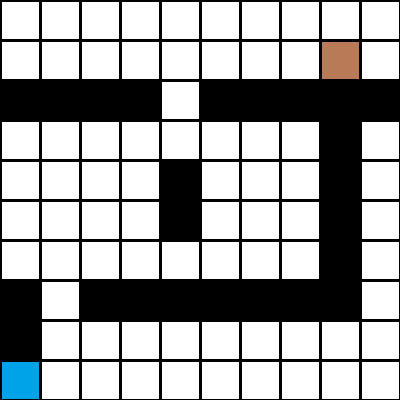
#> input picture path finding/images/image2.png, 400 x 400 px
$ python astarpathfinding4wayappraoch.py   (Python 2 division)
#> lines starting #> are read from the running program, lines starting #| are printed output that depends on the picture; after the words box and inside, x2 and y2 are one past the last pixel; in counts of white or black regions, pixels touching at a corner belong together
import cv2
import numpy as np
from heapq import *
x=87
y=232
def h(a,b):
   return (b[0]-a[0])+(b[1]-a[1])


img=cv2.imread('images/image2.png')  #read the image
#> img is the input picture: shape (400, 400, 3); mean B, G, R 164.2, 163.9, 163
b=[]
a=[]
for i1 in xrange (20,400,40):     ##coverting the image into a matrix

  i=(((i1-20)/40))
  a.append([])

  for j1 in xrange (20,400,40):
      j=(((j1-20)/40))

      if (img[i1,j1,0]==255):
         a[i].append(0)

      if (img[i1,j1,0]==x ):
         a[i].append(0)

         strow=i
         stcol=j
      if (img[i1,j1,0]==y):
         a[i].append(0)

         gorow=i
         gocol=j
      if (img[i1,j1,0]==0):
         a[i].append(100)

for i in range (10):
    print a[i]
start=(strow,stcol)
cs1=cs=start
goal=(gorow,gocol)
gs=goal
close=set()
parent={}
gval={(start):0}
fval={(start):gval[start]+h(start,goal)}
s=[]
axis={(0,1),(0,-1),(1,0),(-1,0)}
heappush(s,(fval[start],start))
fu=0
close.add(cs)

def smooth(path,wd=0.5,ws=0.1,t=0.000001):
    newpath = [[0 for row in range (len(path[0]))] for col in range(len(path))]
    #print newpath
    for i in range(len(path)):
       # print '*'
        for j in range (len(path[0])):
            #print [i],[j]
            #print path [i][j]
            newpath[i][j] = path [i][j]
    #print newpath
    change =t
    while change >= t:
        change=0.0
        for i in range (1,len(path)-1):
            for j in range (len(path[0])):
                aux=newpath[i][j]
                newpath[i][j]+= wd*(path[i][j]-newpath[i][j])
                newpath[i][j]+=ws*(newpath[i-1][j] + newpath[i+1][j]-(2.0*newpath[i][j]))
                change+=abs(aux - newpath[i][j])
    return newpath

while cs !=gs and cs1 !=gs:
 cs=heappop(s)[1]
 for i,j in axis:
    current=cs[0]+i,cs[1]+j
    if 0<= current[0] <10 and 0<= current[1] <10: #boundary condition

       if a[current[0]][current[1]] ==100:
           continue
    else:
       continue
    if i==0 or j ==0:
      g=(gval[cs]+10)
    elif i !=0 and j != 0:
      g=(gval[cs]+14)

    f=g+h(current,goal)

    if current in close :
          continue
    parent[current]=cs
    close.add(current)

    if current ==gs:
      path=[]
      while current in parent:
         path.append(current)
         fuck=current
         current=parent[current]
         cv2.line(img,(((fuck[1]+1)*40)-20,((fuck[0]+1)*40)-20),(((current[1]+1)*40)-20,((current[0]+1)*40)-20),(255,255,0),3)
      path.append(start)
      print path
      print smooth(path)
      cs1=gs

    gval[current]=g
    fval[current]=f
    heappush(s,(fval[current],current))
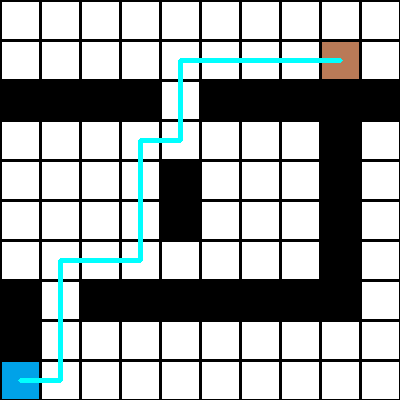
#> img: shape (400, 400, 3); 2% of pixels changed, all inside (x1, y1, x2, y2) = (18, 58, 343, 383)
#> after the loop, close = 58 items; cs1 = (9, 0); fuck = (1, 7); fval = 57 items; gval = 57 items; parent = 57 items; path = [(9, 0), (9, 1), (8, 1), (7, 1), (6, 1), (6, 2), (6, 3), (5, 3), (4, 3), (3, 3), (3, 4), (2, 4), (1, 4), (1, 5), (1, 6), (1, 7), (1, 8)]

cv2.imshow('nav',img)
cv2.waitKey(0)
cv2.destroyAllWindows()

$ run again, with path finding/images/test_image3.png copied over path finding/images/image2.png
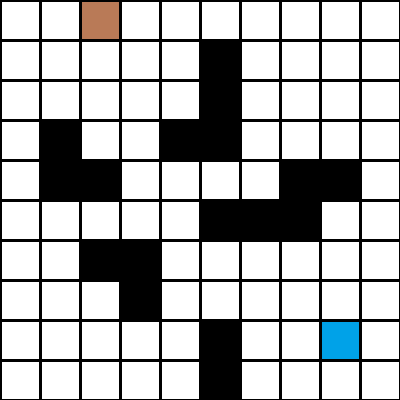
#> input picture path finding/images/test_image3.png, 400 x 400 px
#> img is the input picture: shape (400, 400, 3); mean B, G, R 179.5, 179.2, 178.3
#> after the loop `while cs !=gs and cs1 !=gs:`:
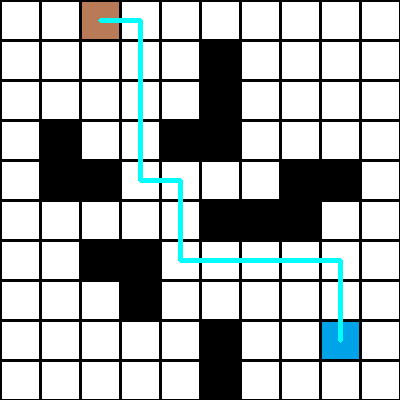
#> img: shape (400, 400, 3); 1.75% of pixels changed, all inside (x1, y1, x2, y2) = (98, 18, 343, 343)
#> after the loop `while cs !=gs and cs1 !=gs:`: close = 79 items; cs1 = (8, 8); fuck = (0, 3); fval = 78 items; path = [(8, 8), (7, 8), (6, 8), (6, 7), (6, 6), (6, 5), (6, 4), (5, 4), (4, 4), (4, 3), (3, 3), (2, 3), (1, 3), (0, 3), (0, 2)]

$ run again, with path finding/images/test_image4.png copied over path finding/images/image2.png
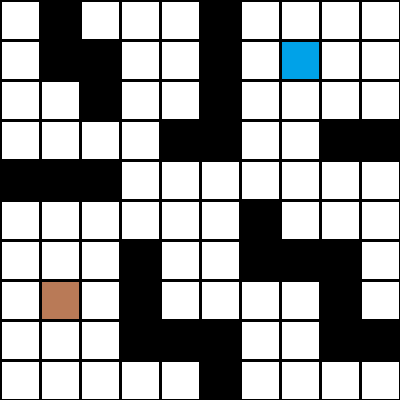
#> input picture path finding/images/test_image4.png, 400 x 400 px
#> img is the input picture: shape (400, 400, 3); mean B, G, R 157.6, 157.3, 156.5
#> after the loop `while cs !=gs and cs1 !=gs:`:
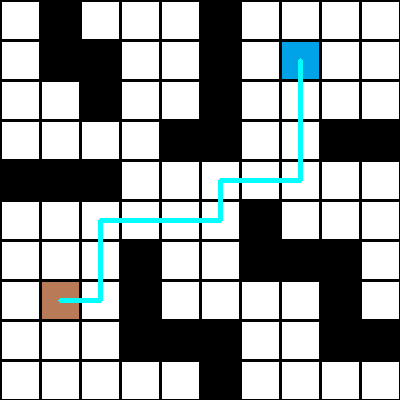
#> img: shape (400, 400, 3); 1.5% of pixels changed, all inside (x1, y1, x2, y2) = (58, 58, 303, 303)
#> after the loop `while cs !=gs and cs1 !=gs:`: close = 61 items; cs1 = (1, 7); fuck = (7, 2); fval = 60 items; path = [(1, 7), (2, 7), (3, 7), (4, 7), (4, 6), (4, 5), (5, 5), (5, 4), (5, 3), (5, 2), (6, 2), (7, 2), (7, 1)]

$ run again, with path finding/images/test_image5.png copied over path finding/images/image2.png
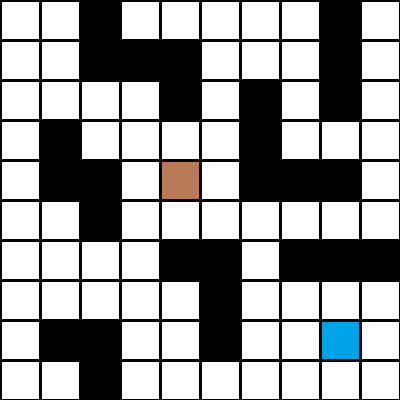
#> input picture path finding/images/test_image5.png, 400 x 400 px
#> img is the input picture: shape (400, 400, 3); mean B, G, R 157.6, 157.3, 156.5
#> after the loop `while cs !=gs and cs1 !=gs:`:
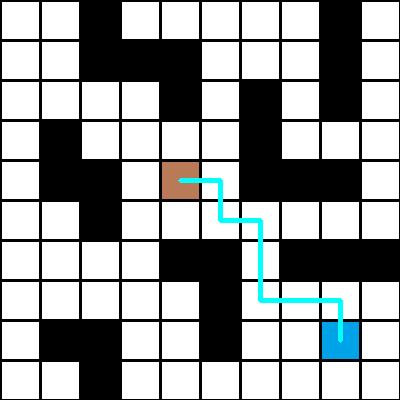
#> img: shape (400, 400, 3); 1% of pixels changed, all inside (x1, y1, x2, y2) = (178, 178, 343, 343)
#> after the loop `while cs !=gs and cs1 !=gs:`: close = 53 items; cs1 = (8, 8); fuck = (4, 5); fval = 52 items; path = [(8, 8), (7, 8), (7, 7), (7, 6), (6, 6), (5, 6), (5, 5), (4, 5), (4, 4)]
